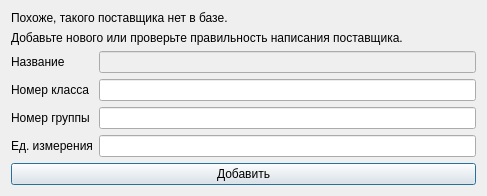
<?xml version="1.0" encoding="UTF-8"?>
<ui version="4.0">
 <class>material</class>
 <widget class="QDialog" name="material">
  <property name="geometry">
   <rect>
    <x>0</x>
    <y>0</y>
    <width>487</width>
    <height>195</height>
   </rect>
  </property>
  <property name="windowTitle">
   <string>Добавить материал</string>
  </property>
  <layout class="QVBoxLayout" name="verticalLayout_4">
   <item>
    <layout class="QVBoxLayout" name="verticalLayout_3">
     <item>
      <widget class="QLabel" name="label_5">
       <property name="text">
        <string>Похоже, такого поставщика нет в базе.</string>
       </property>
      </widget>
     </item>
     <item>
      <widget class="QLabel" name="label_6">
       <property name="text">
        <string>Добавьте нового или проверьте правильность написания поставщика.</string>
       </property>
      </widget>
     </item>
    </layout>
   </item>
   <item>
    <layout class="QHBoxLayout" name="horizontalLayout">
     <item>
      <layout class="QVBoxLayout" name="verticalLayout">
       <item>
        <widget class="QLabel" name="label">
         <property name="text">
          <string>Название</string>
         </property>
        </widget>
       </item>
       <item>
        <widget class="QLabel" name="label_2">
         <property name="text">
          <string>Номер класса</string>
         </property>
        </widget>
       </item>
       <item>
        <widget class="QLabel" name="label_3">
         <property name="text">
          <string>Номер группы</string>
         </property>
        </widget>
       </item>
       <item>
        <widget class="QLabel" name="label_4">
         <property name="text">
          <string>Ед. измерения</string>
         </property>
        </widget>
       </item>
      </layout>
     </item>
     <item>
      <layout class="QVBoxLayout" name="verticalLayout_2">
       <item>
        <widget class="QLineEdit" name="name">
         <property name="enabled">
          <bool>false</bool>
         </property>
        </widget>
       </item>
       <item>
        <widget class="QLineEdit" name="id_class"/>
       </item>
       <item>
        <widget class="QLineEdit" name="id_group"/>
       </item>
       <item>
        <widget class="QLineEdit" name="measure"/>
       </item>
      </layout>
     </item>
    </layout>
   </item>
   <item>
    <widget class="QPushButton" name="pushButton">
     <property name="text">
      <string>Добавить</string>
     </property>
    </widget>
   </item>
  </layout>
 </widget>
 <resources/>
 <connections/>
</ui>
